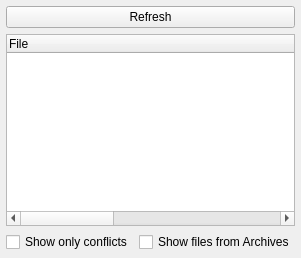
              <widget class="QWidget" name="dataTab">
               <attribute name="title">
                <string>Data</string>
               </attribute>
               <layout class="QVBoxLayout" name="verticalLayout_5">
                <property name="leftMargin">
                 <number>6</number>
                </property>
                <property name="topMargin">
                 <number>6</number>
                </property>
                <property name="rightMargin">
                 <number>6</number>
                </property>
                <property name="bottomMargin">
                 <number>6</number>
                </property>
                <item>
                 <widget class="QPushButton" name="btnRefreshData">
                  <property name="toolTip">
                   <string>refresh data-directory overview</string>
                  </property>
                  <property name="whatsThis">
                   <string>Refresh the overview. This may take a moment.</string>
                  </property>
                  <property name="text">
                   <string>Refresh</string>
                  </property>
                  <property name="icon">
                   <iconset resource="resources.qrc">
                    <normaloff>:/MO/gui/resources/view-refresh.png</normaloff>:/MO/gui/resources/view-refresh.png</iconset>
                  </property>
                 </widget>
                </item>
                <item>
                 <layout class="QHBoxLayout" name="horizontalLayout_2">
                  <item>
                   <widget class="QTreeWidget" name="dataTree">
                    <property name="contextMenuPolicy">
                     <enum>Qt::CustomContextMenu</enum>
                    </property>
                    <property name="whatsThis">
                     <string>This is an overview of your data directory as visible to the game (and tools). </string>
                    </property>
                    <property name="animated">
                     <bool>true</bool>
                    </property>
                    <attribute name="headerDefaultSectionSize">
                     <number>400</number>
                    </attribute>
                    <column>
                     <property name="text">
                      <string>File</string>
                     </property>
                    </column>
                    <column>
                     <property name="text">
                      <string>Mod</string>
                     </property>
                    </column>
                   </widget>
                  </item>
                 </layout>
                </item>
                <item>
                   <layout class="QHBoxLayout" name="horizontalLayout_12">
                     <item>
                       <widget class="QCheckBox" name="conflictsCheckBox">
                         <property name="toolTip">
                           <string>Filters the above list so that only conflicts are displayed.</string>
                         </property>
                         <property name="whatsThis">
                           <string>Filters the above list so that only conflicts are displayed.</string>
                         </property>
                         <property name="text">
                           <string>Show only conflicts</string>
                         </property>
                       </widget>
                     </item>
                     <item>
                       <widget class="QCheckBox" name="showArchiveDataCheckBox">
                         <property name="toolTip">
                           <string>Filters the above list so that files from archives are not shown</string>
                         </property>
                         <property name="statusTip">
                           <string />
                         </property>
                         <property name="whatsThis">
                           <string>Filters the above list so that files from archives are not shown</string>
                         </property>
                         <property name="text">
                           <string>Show files from Archives</string>
                         </property>
                       </widget>
                     </item>
                   </layout>
                 </item>
               </layout>
              </widget>
